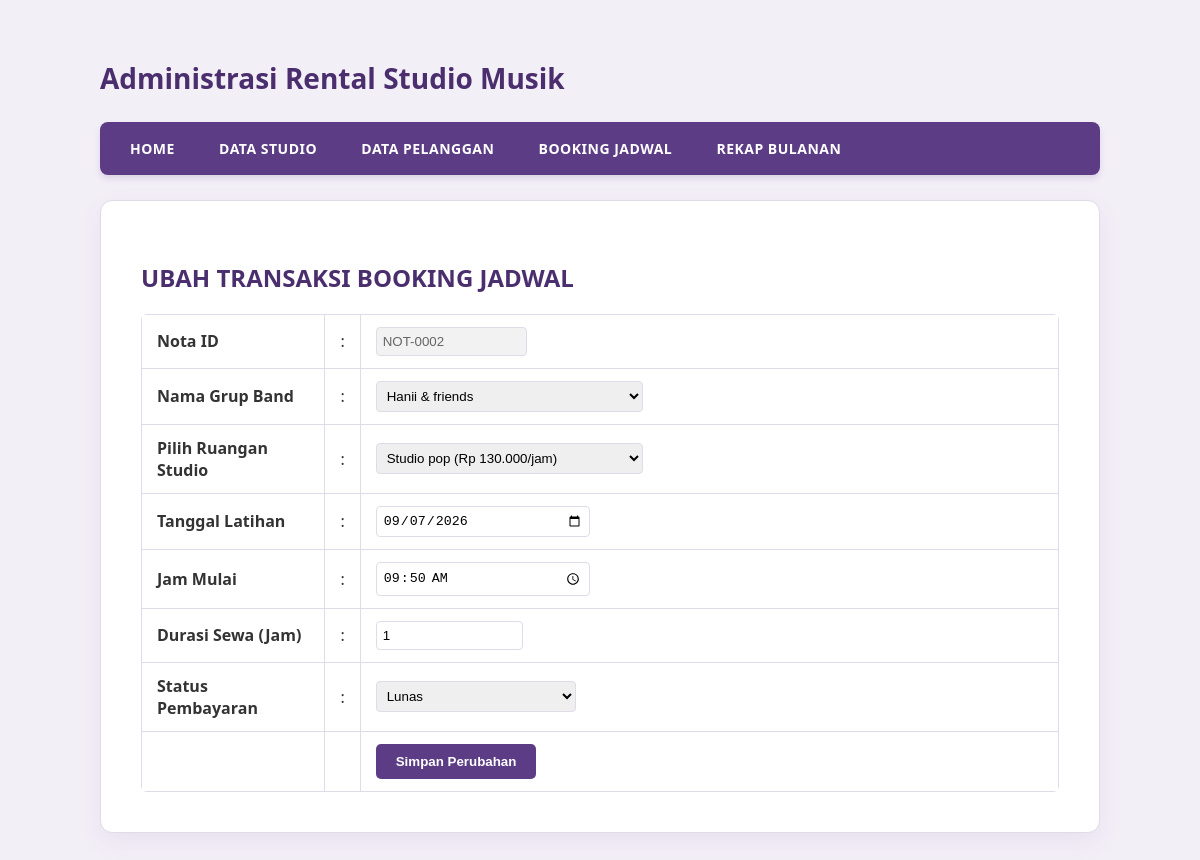
/?open=edit_booking&id_booking=2, run on the app's committed database.
### tables this page shows
CREATE TABLE `booking` (
  `id_booking` int(11) NOT NULL,
  `id_pelanggan` int(11) NOT NULL,
  `id_studio` varchar(5) NOT NULL,
  `tgl_main` date NOT NULL,
  `jam_mulai` time NOT NULL,
  `durasi_jam` int(11) NOT NULL,
  `status_bayar` varchar(20) NOT NULL
);

### edit_booking.php (the view, shortened to what this page needs)
<?php
include_once "src/koneksi.php";
if(isset($_GET['id_booking'])){
    $id_booking = $_GET['id_booking'];
    $sql        = mysqli_query($koneksi, "SELECT * FROM booking WHERE id_booking = '$id_booking'");
    $data       = mysqli_fetch_array($sql);
}
?>
<h2 style="color: #4a2e6d; margin-bottom: 20px;"><b>UBAH TRANSAKSI BOOKING JADWAL</b></h2>
<form action="index.php?open=edit_booking&id_booking=<?php echo isset($data['id_booking']) ? $data['id_booking'] : ''; ?>" method="post">
<table width="100%" cellpadding="8" cellspacing="0" style="border: none;">
    <tr>
        <td width="20%"><b>Nota ID</b></td>
        <td width="2%">:</td>
        <td>
            <input type="text" size="15" value="NOT-<?php echo isset($data['id_booking']) ? sprintf('%04s', $data['id_booking']) : ''; ?>" readonly="true" style="padding: 6px; border: 1px solid #e1dae8; border-radius: 4px; background-color: #f2f2f2; color: #666;" />
        </td>
    </tr>
    <tr>
        <td><b>Nama Grup Band</b></td>
        <td>:</td>
        <td>
            <select name="id_pelanggan" style="padding: 6px; border: 1px solid #e1dae8; border-radius: 4px; width: 40%;">
                <?php
                $tampil_pelanggan = mysqli_query($koneksi, "SELECT * FROM pelanggan ORDER BY nama_grup ASC");
                while ($rowPlg = mysqli_fetch_array($tampil_pelanggan)){
                    $cek = ($rowPlg['id_pelanggan'] == $data['id_pelanggan']) ? "selected" : "";
                    echo "<option value='".$rowPlg['id_pelanggan']."' $cek>".$rowPlg['nama_grup']."</option>";
                }
                ?>
            </select>
        </td>
    </tr>
    <tr>
        <td><b>Pilih Ruangan Studio</b></td>
        <td>:</td>
        <td>
            <select name="id_studio" style="padding: 6px; border: 1px solid #e1dae8; border-radius: 4px; width: 40%;">
                <?php
                $tampil_studio = mysqli_query($koneksi, "SELECT * FROM ruangan ORDER BY nama_studio ASC");
                while ($rowStd = mysqli_fetch_array($tampil_studio)){
                    $cek = ($rowStd['id_studio'] == $data['id_studio']) ? "selected" : "";
                    echo "<option value='".$rowStd['id_studio']."' $cek>".$rowStd['nama_studio']." (Rp ".number_format($rowStd['harga'], 0, ',', '.')."/jam)</option>";
                }
                ?>
            </select>
        </td>
    </tr>
    <tr>
        <td><b>Tanggal Latihan</b></td>
        <td>:</td>
        <td><input name="tgl_main" type="date" value="<?php echo isset($data['tgl_main']) ? $data['tgl_main'] : ''; ?>" style="padding: 6px; border: 1px solid #e1dae8; border-radius: 4px; width: 30%;" /></td>
    </tr>
    <tr>
        <td><b>Jam Mulai</b></td>
        <td>:</td>
        <td><input name="jam_mulai" type="time" value="<?php echo isset($data['jam_mulai']) ? $data['jam_mulai'] : ''; ?>" style="padding: 6px; border: 1px solid #e1dae8; border-radius: 4px; width: 30%;" /></td>
    </tr>
    <tr>
        <td><b>Durasi Sewa (Jam)</b></td>
        <td>:</td>
        <td><input name="durasi_jam" type="number" min="1" value="<?php echo isset($data['durasi_jam']) ? $data['durasi_jam'] : ''; ?>" style="padding: 6px; border: 1px solid #e1dae8; border-radius: 4px; width: 20%;" /></td>
    </tr>
    <tr>
        <td><b>Status Pembayaran</b></td>
        <td>:</td>
        <td>
            <select name="status_bayar" style="padding: 6px; border: 1px solid #e1dae8; border-radius: 4px; width: 30%;">
                <option value="Lunas" <?php echo ($data['status_bayar'] == 'Lunas') ? 'selected' : ''; ?>>Lunas</option>
            </select>
        </td>
    </tr>
    <tr>
        <td>&nbsp;</td>
        <td>&nbsp;</td>
        <td>
            <input name="btnSimpan" type="submit" value="Simpan Perubahan" style="background-color: #5c3c85; color: white; border: none; padding: 10px 20px; border-radius: 5px; font-weight: bold; cursor: pointer; transition: 0.3s;" onmouseover="this.style.backgroundColor='#4a2e6d'" onmouseout="this.style.backgroundColor='#5c3c85'" />
        </td>
    </tr>
</table>
</form>

### index.php (style rules this page uses)
body { font-family: 'Segoe UI', Arial, sans-serif; margin: 0; padding: 40px 20px; background-color: #f3eff7; color: #333; }
table { border-collapse: collapse; width: 100%; margin-top: 20px; background: white; border-radius: 6px; overflow: hidden; }
th, td { border: 1px solid #e1dae8; padding: 12px 15px; text-align: left; }

### data on the page
booking: id_booking "NOT-0002", tgl_main "09/07/2026", jam_mulai "09:50:00", durasi_jam "1", status_bayar "Lunas"

### other printed values
form field id_pelanggan "Hanii & friends"
form field id_studio "Studio pop (Rp 130.000/jam)"
